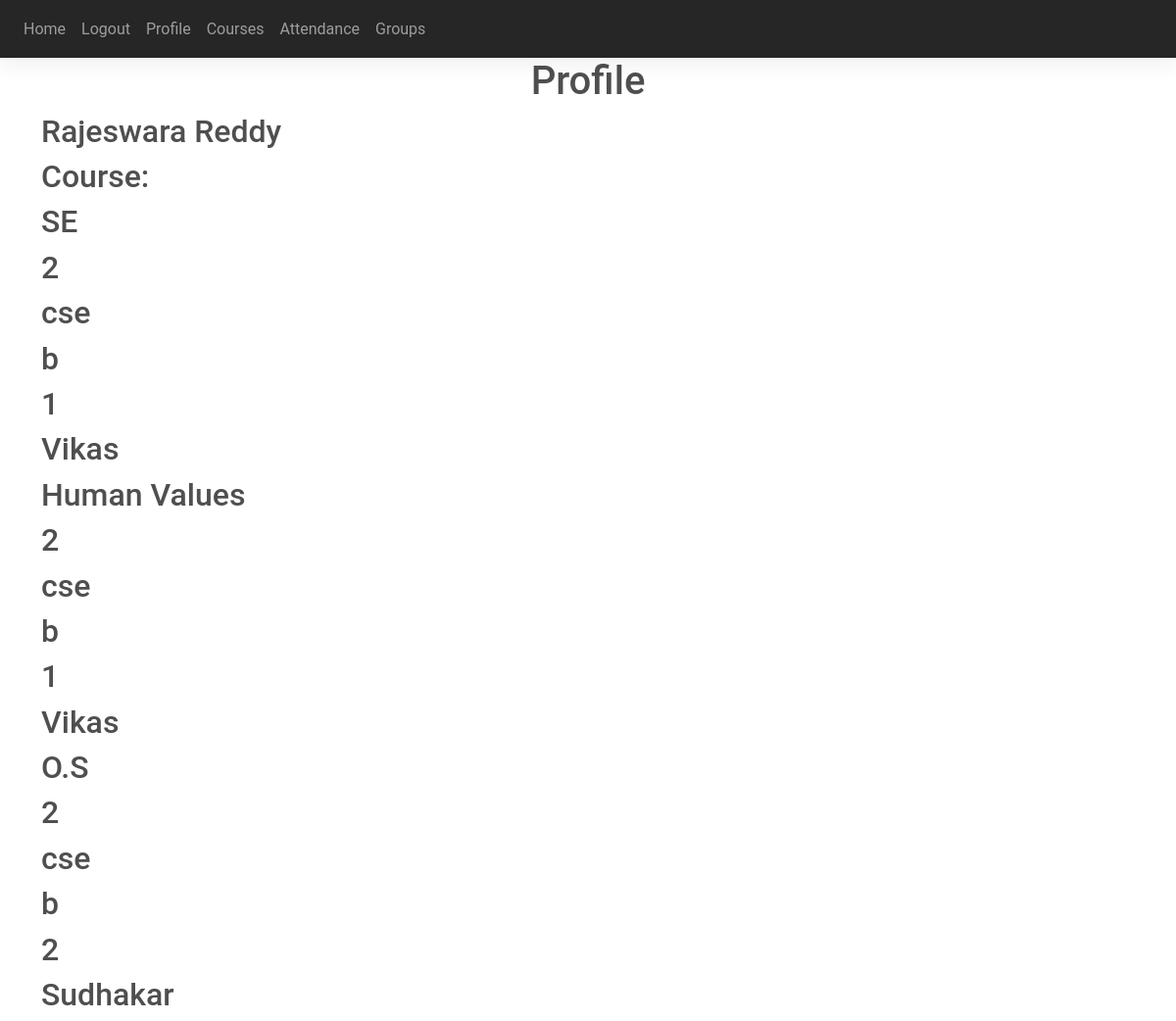
Screenshot of /courses (signed in) with the database file from the repository.
### website/models.py (models this page shows)
class User(db.Model, UserMixin):
    id = db.Column(db.Integer, primary_key=True)
    email = db.Column(db.String(150), unique=True)
    password = db.Column(db.String(150))
    first_name = db.Column(db.String(150))
    user_type = db.Column(db.String(1))
    notes = db.relationship('Note')
    student = db.relationship('Student')
    teacher = db.relationship('Teacher')

class Course(db.Model):
    id = db.Column(db.Integer, primary_key=True)
    branch = db.Column(db.String(20))
    section = db.Column(db.String(1))
    year = db.Column(db.Integer)
    subject = db.Column(db.String(50))
    teacher_id = db.Column(db.Integer, db.ForeignKey('teacher.id'))
    student_ids = db.relationship('Student_ids')
    attendance = db.relationship('Attendance')

### website/views.py (the view)
@views.route('/courses')
@login_required
@require_role('s')
def courses():
    student = current_user.student[0]
    courses_list = []
    student_ids = Student_ids.query.all()
    for student_id in student_ids:
        if student_id.student_id == student.id:
            course = Course.query.get(student_id.course_id)
            courses_list.append(course)
    return render_template("courses.html", user=current_user, Teacher=Teacher, User=User, courses_list=courses_list)

### website/__init__.py (called while the page is built)
def create_app():
    app = Flask(__name__)
    app.config['SECRET_KEY'] = 'rajesh aka the king'
    app.config['SQLALCHEMY_DATABASE_URI'] = f'sqlite:///{DB_NAME}'
    db.init_app(app)
    from .views import views
    from .auth import auth
    app.register_blueprint(views, url_prefix='/')
    app.register_blueprint(auth, url_prefix='/')
    from .models import User, Note
    create_database(app)
    login_manager = LoginManager()
    login_manager.login_view = 'auth.login'
    login_manager.init_app(app)
    @login_manager.user_loader
    def load_user(id):
        return User.query.get(int(id))
    return app

### website/views.py (called while the page is built)
def require_role(role):
    def decorator(func):
        @wraps(func)
        def wrapped_function(*args, **kwargs):
            if not current_user.user_type == role:
                flash("No Permission", category="error")
                return redirect("/")
            else:
                return func(*args, **kwargs)
        return wrapped_function
    return decorator

### website/templates/courses.html (shortened to what this page needs)
{% extends "base.html" %}
{% block content %}
<h1 align="center">Profile</h1>
<h2 >{{ user.first_name }}</h2>
{% set stu = user.student[0] %}
<h2>Course:</h2>
{% for teach in courses_list %}
    <h2>{{ teach.subject }}</h2>
    <h2>{{ teach.year }}</h2>
    <h2>{{ teach.branch }}</h2>
    <h2>{{ teach.section }}</h2>
    {% set teacher = Teacher.query.get(teach.teacher_id) %}
    {% set idx = teacher.user_id %}
    {% set user_teacher = User.query.get(idx) %}
    <h2>{{ teach.teacher_id }}</h2>
    <h2>{{ user_teacher.first_name }}</h2>
{% endfor %}
{% endblock %}

### rows the page displays
User: first_name "Rajeswara Reddy"
Course: subject "SE", year "2", branch "cse", section "b", teacher_id "1"
User: first_name "Vikas"
Course: subject "Human Values", year "2", branch "cse", section "b", teacher_id "1"
Course: subject "O.S", year "2", branch "cse", section "b", teacher_id "2"
User: first_name "Sudhakar"
